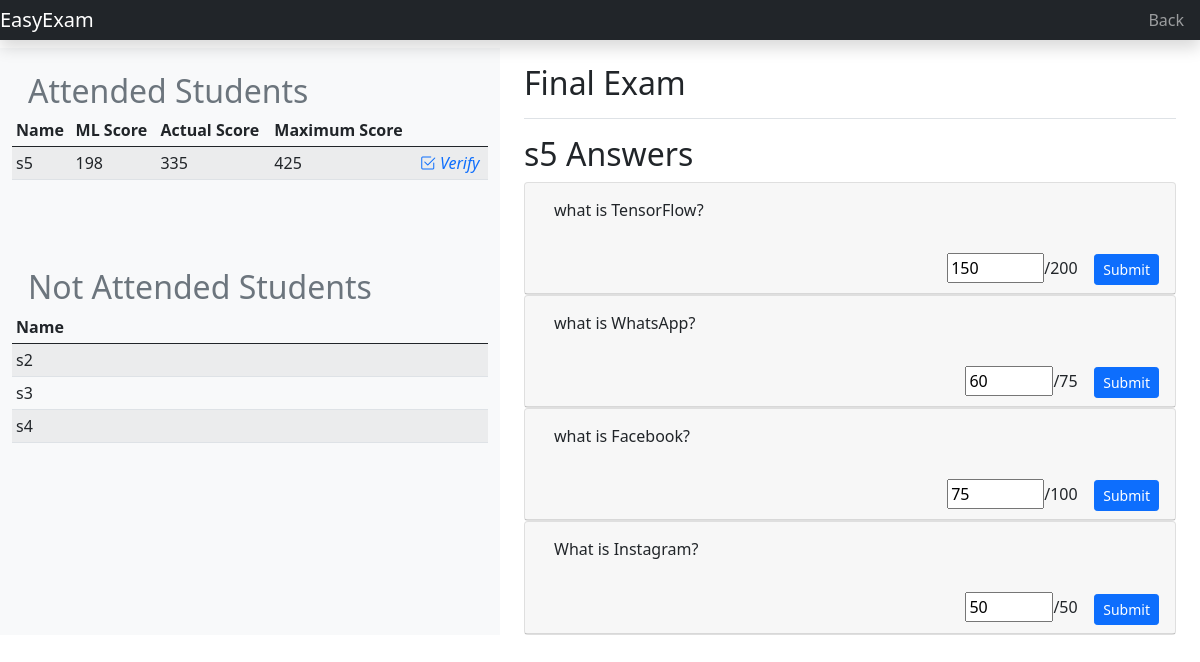
Page /7/7/individual_work (signed in) on the committed database.
### Classroom/models.py (models this page shows)
class Test(models.Model):
	belongs = models.ForeignKey(Classroom, on_delete=models.CASCADE)
	name = models.CharField(max_length=255)
	desc = models.CharField(max_length=2555, blank=True)
	create_time = models.DateTimeField(auto_now_add=True)
	start_time = models.DateTimeField()
	end_time = models.DateTimeField()
	def __str__(self):
		return self.name

class Question(models.Model):
	test = models.ForeignKey(Test, on_delete=models.CASCADE, related_name='questions')
	qn_text = models.CharField('Question', max_length=2000)
	key = models.CharField('Answer key', max_length=5000)
	max_score = models.PositiveSmallIntegerField(default=100)
	def __str__(self):
		return self.qn_text

class Answer(models.Model):
	student = models.ForeignKey(User, on_delete=models.CASCADE)
	question = models.ForeignKey(Question, on_delete=models.CASCADE)
	answer_text = models.CharField(max_length=10000)
	ml_score = models.PositiveSmallIntegerField(default=10)
	actual_score = models.PositiveSmallIntegerField(default=10)
	def __str__(self):
		return self.answer_text

### Classroom/views/Teachers.py (the view)
# urls.py: path('<int:test_id>/<int:student_id>/individual_work', Teachers.individual_work, name='individual_work'),
@login_required(login_url='login')
@teacher_required
def individual_work(request, test_id, student_id):
	test = get_object_or_404(Test, pk=test_id)
	student = Enrollment.objects.filter(room=test.belongs).values('student')
	attended_s = testTaken.objects.filter(test=test_id).values('student')
	missed_s = [item for item in student if item not in attended_s]
	d = []
	for s in missed_s:
		d.append(s['student'])
	attended_s = User.objects.filter(pk__in=attended_s).values()
	missed_s = User.objects.filter(pk__in=d).values()
	for a in attended_s:
		a['ml_score'] = get_object_or_404(testTaken, test=test_id, student=a['id']).ml_score
		a['actual_score'] = get_object_or_404(testTaken, test=test_id, student=a['id']).actual_score
	test.max_score = 0
	qns = Question.objects.filter(test=test_id)
	student = get_object_or_404(User, pk=student_id)
	ans = []
	for q in qns :
		d = {}
		d['qns'] = q
		d['ans'] = get_object_or_404(Answer, student=student, question=q)
		ans.append(d)
		test.max_score += q.max_score
	values = {
		'ans' : ans,
		'test': test,
		'student': student,
		'attended_s':attended_s,
		'missed_s': missed_s,
	}
	return render(request, 'teachers/students_work.html', values )

### templates/teachers/students_work.html (shortened to what this page needs)
{% extends 'common.html' %}
{% load static %}
{% block main %}
<br>
<div class="container-fluid">
  <div class="row">
    <nav class="col bg-light sidebar">
      <div class="sidebar-sticky">
        <h2 class="sidebar-heading d-flex justify-content-between align-items-center px-3 mt-4 mb-1 text-muted">
          <span>Attended Students</span>
        </h2>
      <div class="table-responsive">
        <table class="table table-striped table-sm">
          <thead>
            <tr>
              <th>Name</th>
              <th>ML Score</th>
              <th>Actual Score</th>
              <th>Maximum Score</th>
              <th></th>
            </tr>
          </thead>
          <tbody>
          {% for s in attended_s %}
            <tr>
              <td>{{ s.first_name }}</td>
              <td>{{ s.ml_score }}</td>
              <td>{{ s.actual_score }}</td>
              <td>{{ test.max_score }}</td>
              <td><a href="{% url 'individual_work' test_id=test.id student_id=s.id %}" style="text-decoration: none;"><i class="bi bi-check2-square"> Verify</i></a></td>
            </tr>
          {% endfor %}
          </tbody>
        </table>
      </div>
        <br><br>
				<h2 class="sidebar-heading d-flex justify-content-between align-items-center px-3 mt-4 mb-1 text-muted">
          <span>Not Attended Students</span>
        </h2>
      <div class="table-responsive">
        <table class="table table-striped table-sm">
          <thead>
            <tr>
              <th>Name</th>
            </tr>
          </thead>
          <tbody>
          {% for s in missed_s %}
            <tr>
              <td>{{ s.first_name }}</td>
            </tr>
          {% endfor %}
          </tbody>
        </table>
      </div>
      </div>
    </nav>
    <main role="main" class="col-md-6 ml-sm-auto col-lg-7 px-4">
      <div class="d-flex justify-content-between flex-wrap flex-md-nowrap align-items-center pt-3 pb-2 mb-3 border-bottom">
        <h1 class="h2">{{ test }}</h1>
      </div>
      <h2>{{ student.first_name }} Answers</h2>
      {% for q in ans %}
        <div id="">
          <div class="card">
            <div class="card-header" id="{{q.qns.id}}">
              <button class="btn text-left" data-toggle="collapse" data-target="#{{q.ans.id}}" aria-expanded="true" aria-controls="{{q.ans.id}}">{{q.qns}}</button>
              <br><br>
              <form style="float: right;" method="post" action="{% url 'update_work' q.qns.id student.id %}">
                <input class="col" type="number" min="0" max="{{ q.qns.max_score }}" name="actual_score" value="{{q.ans.actual_score}}">/{{ q.qns.max_score }} &nbsp;&nbsp;
                <input class="btn btn-primary btn-sm" type="submit" value="Submit">
              </form>
            </div>
          </div>
        </div>
      {% endfor %}
    </main>
  </div>
</div>
{% endblock %}

### templates/teachers/students_work.html (style rules this page uses)
.text-left { text-align: left; }

### rows in the picture
Test: max_score "425", name "Final Exam"
Question: qns "what is TensorFlow?", actual_score "150", qns.max_score "200"
Question: qns "what is WhatsApp?", actual_score "60", qns.max_score "75"
Question: qns "what is Facebook?", actual_score "75", qns.max_score "100"
Question: qns "What is Instagram?", actual_score "50", qns.max_score "50"

### other values in the picture
{{ s.first_name }} "s5"
{{ s.ml_score }} "198"
{{ s.actual_score }} "335"
{{ s.first_name }} "s2"
{{ s.first_name }} "s3"
{{ s.first_name }} "s4"
{{ student.first_name }} "s5"
